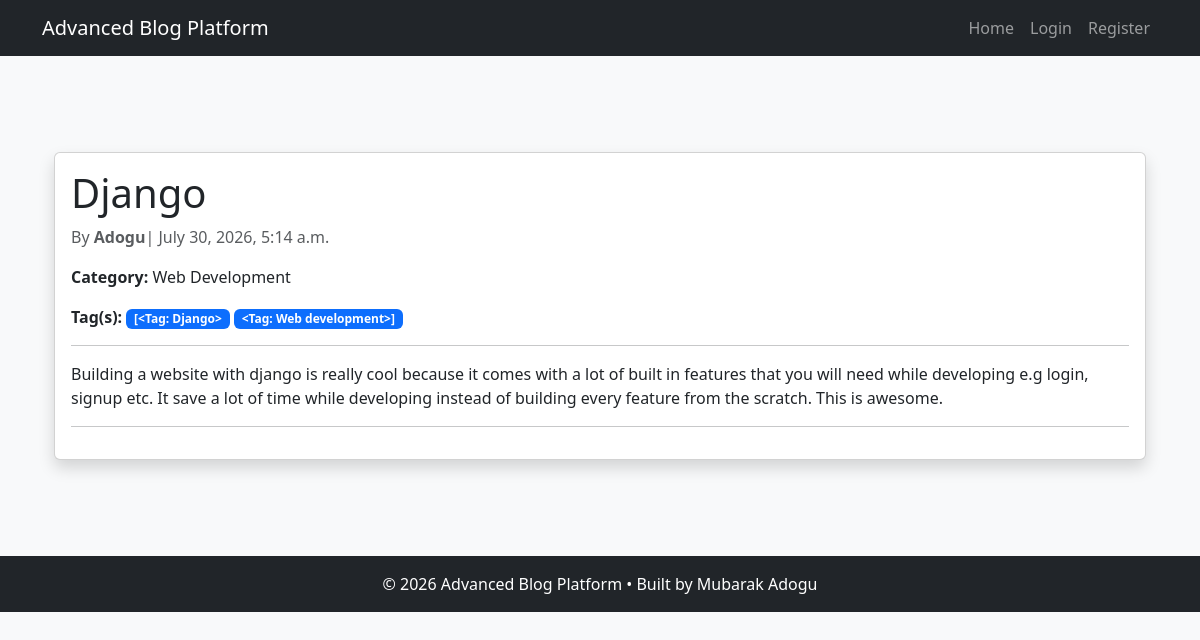
Page /post/django/ on the earlier database version.
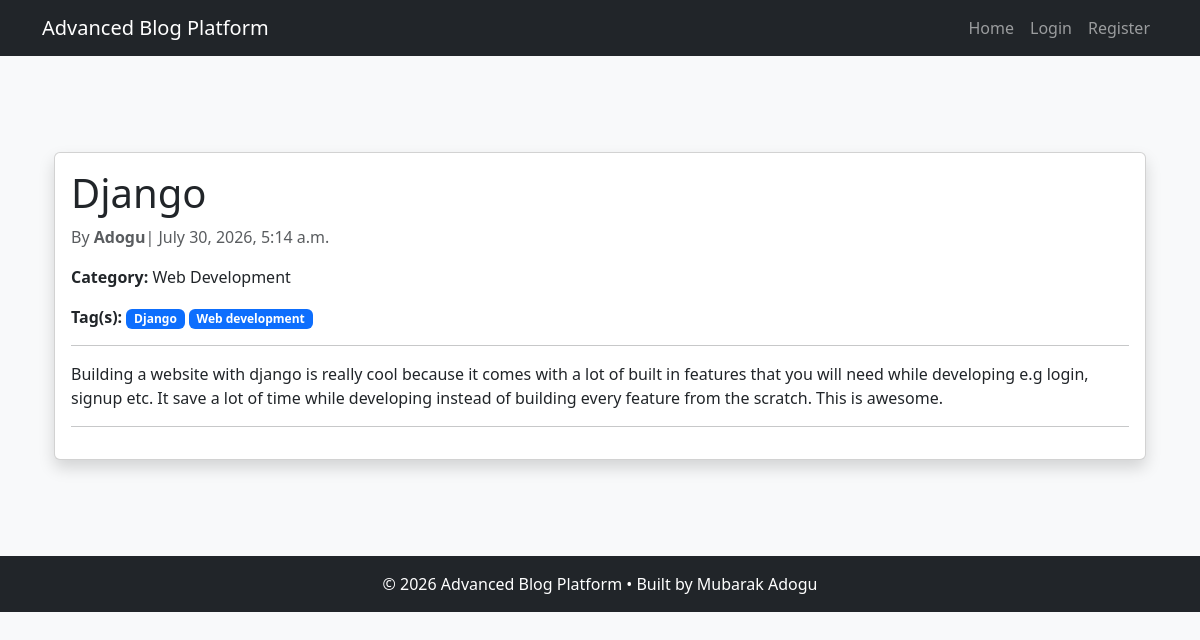
Same page on the later database version.
### account/models.py (models this page shows, shortened)
class Tag(models.Model):
    name = models.CharField(max_length=30, unique=True)
    slug = models.SlugField(unique=True, editable=False)

### account/views.py (the view)
# urls.py: path("post/<slug:slug>/", views.post_detail, name="post_detail"),
def post_detail(request, slug):
    post = get_object_or_404(Post, slug=slug)
    return render(request, "blog/post_detail.html", {"post": post})

### account/models.py (called while the page is built)
    def __str__(self):
        return self.name

### blog/templates/blog/post_detail.html (shortened to what this page needs)
{% extends "base.html" %}
{% block content %}
<div class="container mt-5">
    <div class="card shadow">
        <div class="card-body">
            <h1 class="card-title">{{ post.title }}</h1>
            <p class="text-muted"> By <strong>{{post.author }}</strong>| {{ post.created_at }}</p>
            <p>
                <strong>Category:</strong> {{ post.category }}
            </p>
            <P>
                <strong>Tag(s):</strong>
                {% for tag in post.tags.all %}
                <span class="badge bg-primary">{{ tag.name }}</span>
                    {% empty %}
                        <span class="text-muted">No tag(s)</span>
                {% endfor %}
            </P>
            <hr>
            <p class="card-text">
                {{ post.content }}
            </p>
            <hr>
            {% endblock %}

Differences in the rows shown:
removed Tag: name "[<Tag: Django>"
removed Tag: name "<Tag: Web development>]"
now on this page (row unchanged): Tag: name "Django"
now on this page (row unchanged): Tag: name "Web development"
